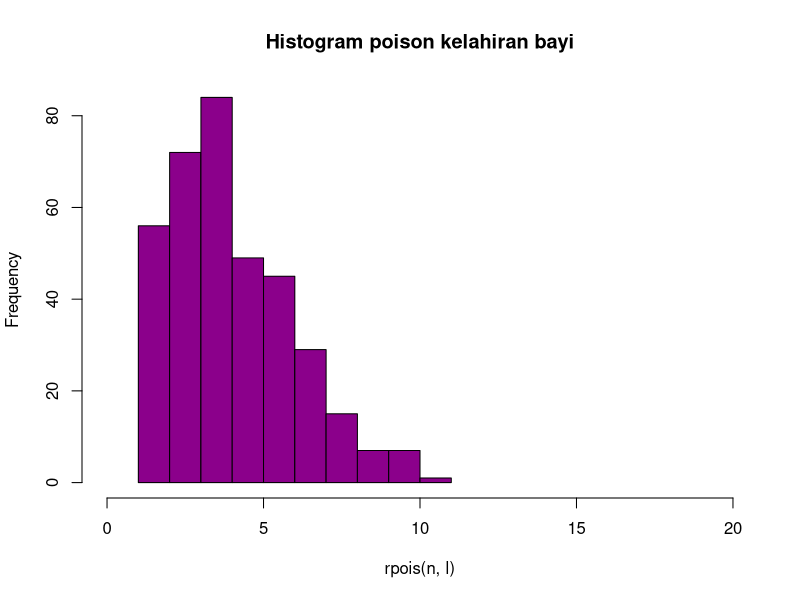

This figure's R source:
#NOMOR 3.

#NOMOR 3.A.
x <- 6
l <- 4.5

dpois(x,l)

#NOMOR 3.B.
set.seed(0)
n=365
hist(rpois(n,l),
     main="Histogram poison kelahiran bayi",
     xlim = c(0,20),
     col="darkmagenta",
)

#NOMOR 3.D.
mean=var=l
mean
var
